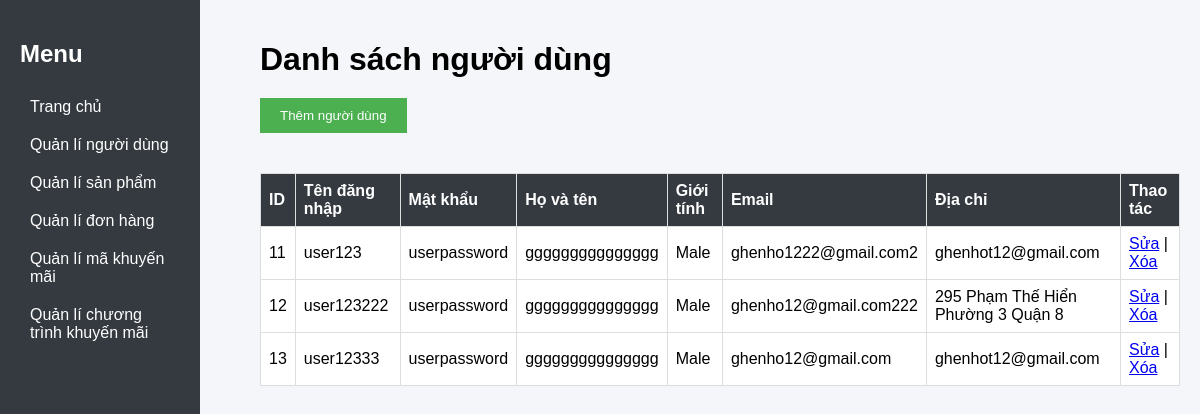
The page /layout/display_users.php on the database as committed earlier.
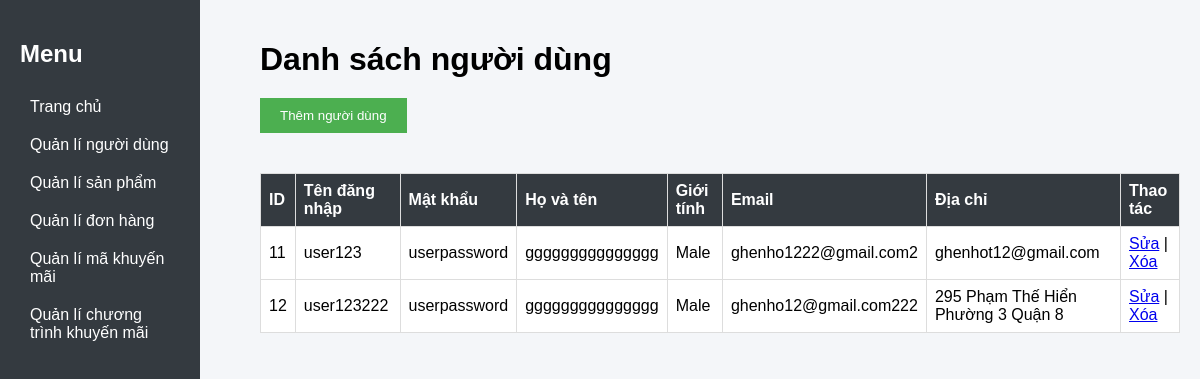
The same page on the database as committed later.
### tables this page shows
CREATE TABLE `users` (
  `user_id` int(11) NOT NULL,
  `username` varchar(50) NOT NULL,
  `password` varchar(255) NOT NULL,
  `full_name` varchar(100) DEFAULT NULL,
  `sex` enum('Male','Female') DEFAULT NULL,
  `email` varchar(100) NOT NULL,
  `address` varchar(200) DEFAULT NULL,
  `type` enum('user','admin') NOT NULL
);

### layout/display_users.php (the view, shortened to what this page needs)
<!DOCTYPE html>
<html>
<head>
    <link rel="stylesheet" href="/css/displayusers.css">
</head>
<body>
    <nav class="vertical navigation">
        <h2 style=color:#fff;>Menu</h2>
        <ul>
            <li><a href="/index.php">Trang chủ </a></li>
            <li><a href="display_users.php">Quản lí người dùng</a></li>
            <li><a href="display_laptop.php">Quản lí sản phẩm</a></li>
            <li><a href="display_order.php">Quản lí đơn hàng</a></li>
            <li><a href="display_khuyen_mai.php">Quản lí mã khuyến mãi</a></li>
            <li><a href="display_promotions.php">Quản lí chương trình khuyến mãi</a></li>
        </ul>
    </nav>
    <div class="danhsachnguoidung"><h1>Danh sách người dùng</h1>
    <button onclick="openModal()">Thêm người dùng</button>
    <?php
    include_once 'connect.php';
    $sql = "SELECT * FROM users WHERE type = 'user'";
    $result = $conn->query($sql);
    if ($result->num_rows > 0) {
        echo "<table border='1'>
                <tr>
                    <th>ID</th>
                    <th>Tên đăng nhập</th>
                    <th>Mật khẩu</th>
                    <th>Họ và tên</th>
                    <th>Giới tính</th>
                    <th>Email</th>
                    <th>Địa chỉ</th>
                    <th>Thao tác</th>
                </tr>";
        while ($row = $result->fetch_assoc()) {
            echo "<tr>
                    <td>".$row['user_id']."</td>
                    <td>".$row['username']."</td>
                    <td>".$row['password']."</td>
                    <td>".$row['full_name']."</td>
                    <td>".$row['sex']."</td>
                    <td>".$row['email']."</td>
                    <td>".$row['address']."</td>
                    <td>
                    <a href='edit_user.php?id=".$row['user_id']."' onclick='openModal1()'>Sửa</a> |
                    <a href='/action/delete_user.php?id=".$row['user_id']."'>Xóa</a>
                    </td>
                </tr>";
        }
        echo "</table>";
    } else {
        echo "Không có người dùng nào.";
    }
    ?>
            <?php include 'add_user.php'; ?>
    </div>
</body>
</html>

Rows that differ between the two databases and show on the page:
removed users: user_id "13", username "user12333", password "userpassword", full_name "ggggggggggggggg", sex "Male", email "ghenho12@gmail.com", address "ghenhot12@gmail.com"
